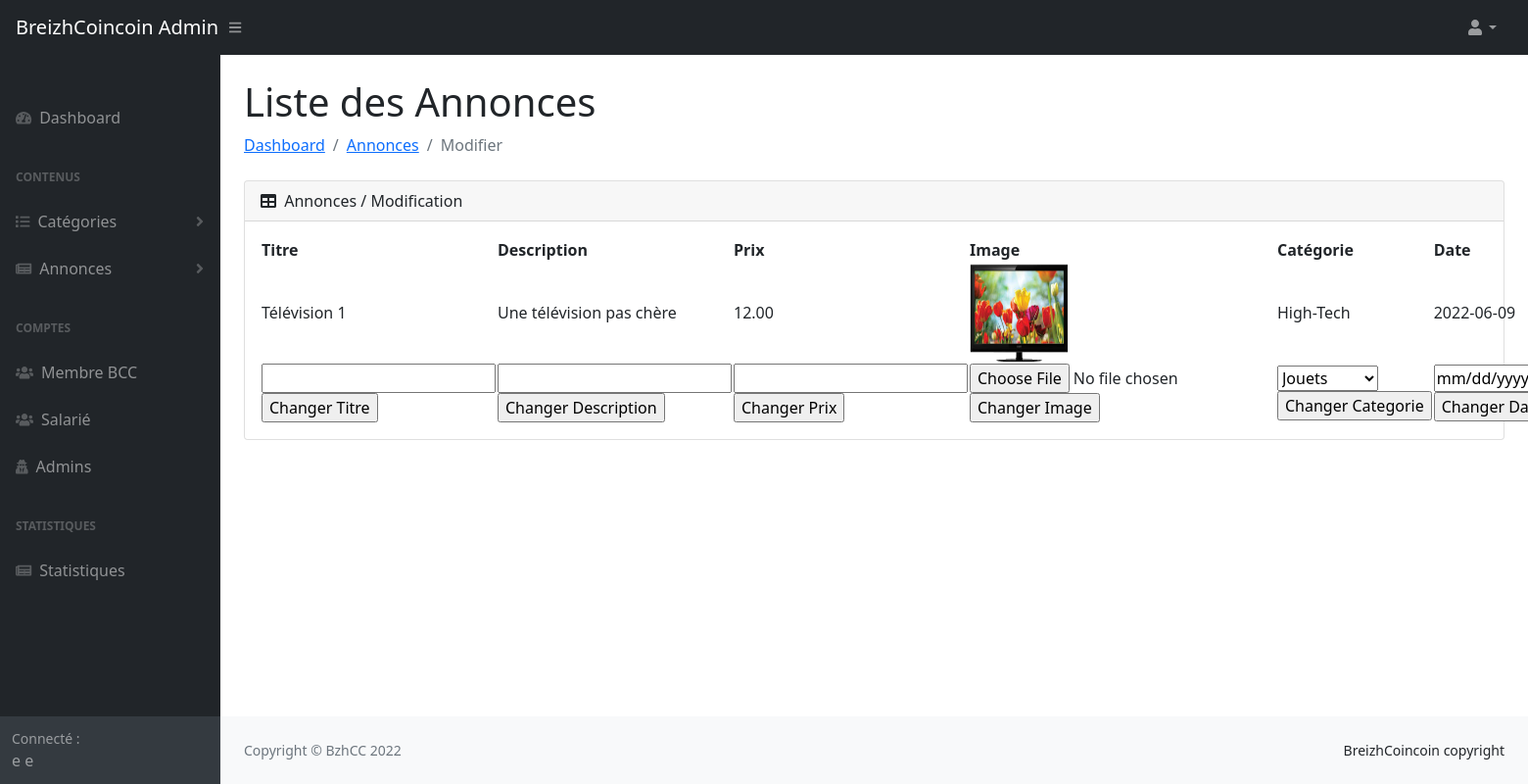
Page /manager/annonce_modifier.php?id=1 (signed in) on the committed database.
### tables this page shows
CREATE TABLE `annonce` (
  `id` int(11) NOT NULL,
  `titre` varchar(100) NOT NULL,
  `description` text NOT NULL,
  `prix` decimal(10,2) NOT NULL,
  `lienImage` varchar(100) NOT NULL,
  `categorie` varchar(100) NOT NULL,
  `date` date NOT NULL
);

CREATE TABLE `categorie` (
  `id` int(11) NOT NULL,
  `nom` varchar(20) NOT NULL
);

### manager/annonce_modifier.php (the view, shortened to what this page needs)
<?php
include("inc/top.php");
?>
<main>
    <div class="container-fluid px-4">
        <h1 class="mt-4">Liste des Annonces</h1>
        <ol class="breadcrumb mb-4">
            <li class="breadcrumb-item"><a href="index.php">Dashboard</a></li>
            <li class="breadcrumb-item active"><a href="list_annonces.php">Annonces</a></li>
            <li class="breadcrumb-item active">Modifier</li>
        </ol>
        <div class="card mb-4">
            <div class="card-header">
                <i class="fas fa-table me-1"></i>
                Annonces / Modification
            </div>
            <div class="card-body">
                <?php
                $serveur = "localhost";
                $login = "root";
                $pass = "root";
                $idmodif = $_GET['id'];
                try {
                    $conn = new PDO("mysql:host=$serveur;dbname=cours", $login, $pass);
                    $conn->setAttribute(PDO::ATTR_ERRMODE, PDO::ERRMODE_EXCEPTION);
                    $stmt = "SELECT titre,description,prix,lienImage,categorie,date FROM annonce WHERE id= $idmodif";
                    echo "<table id='datatablesSimple'>";
                    echo "<thead>";
                    echo "  <tr>
                                                <td>
                                                    <b>Titre</b>
                                                </td>
                                                <td>
                                                    <b>Description</b>
                                                </td>
                                                <td>
                                                    <b>Prix</b>
                                                </td>
                                                <td>
                                                    <b>Image</b>
                                                </td>
                                                <td>
                                                    <b>Catégorie</b>
                                                </td>
                                                <td>
                                                    <b>Date</b>
                                                </td>
                                            </tr>";
                    echo "</thead>";
                    echo "<tbody><tr>";
                    foreach ($conn->query($stmt) as $row) {
                        echo "<td>" . $row['titre'] . "</td>";
                        echo "<td>" . $row['description'] . "</td>";
                        echo "<td>" . $row['prix'] . "</td>";
                        echo "<td><img src='../images/" . $row['lienImage'] . "' alt=".$row['titre']."' width='100px' height='100px'/></td>";
                        echo "<td>";
                        try{
                            $requete3 =  "SELECT nom FROM categorie WHERE id='".$row['categorie']."';";
                            foreach ($conn->query($requete3) as $cat) {
                                echo $cat['nom'];
                            }
                        }
                        catch (PDOException $e){
                            echo 'Echec Connexion 2 : ' .$e->getMessage();
                        }
                        echo "</td>";
                        echo "<td>" . $row['date'] . "</td></tr>";
                        echo "<tr><td>
                                                <form method='POST' action='annonce_modifiertitre1.php?num=$idmodif'>
                                                    <input type = 'text' name = 'titre' id = 'titre' required='required'><br>
                                                    <input type='submit' name='changertitre' value='Changer Titre'>
                                                </form>
                                            </td>";
                        echo "<td>
                                            <form method='POST' action='annonce_modifierdescription1.php?num=$idmodif'>
                                                <input type = 'text' name = 'description' id = 'description' required='required'><br>
                                                <input type='submit' name='changerdescription' value='Changer Description'>
                                            </form>
                                        </td>";
                        echo "<td>
                                            <form method='POST' action='annonce_modifierprix1.php?num=$idmodif'>
                                                <input type = 'number' name = 'prix' id = 'prix' required='required'><br>
                                                <input type='submit' name='changerprix' value='Changer Prix'>
                                            </form>
                                        </td>";
                        echo "<td>
                                                <form method='POST' action='annonce_modifierlienImage1.php?num=$idmodif' enctype='multipart/form-data'>
                                                    <input type = 'file' name = 'lienImage' id = 'lienImage' required='required'><br>
                                                    <input type='submit' name='changerimage' value='Changer Image'>
                                                </form>
                                            </td>";
                        echo "<td>
                                            <form method='POST' action='annonce_modifiercategorie1.php?num=$idmodif'>
                                            <select name='categorie'>";
                        try {
                            $requete2 =  "SELECT id,nom FROM categorie";
                            foreach ($conn->query($requete2) as $row) {
                                echo "<option value='" . $row['id'] . "'>" . $row['nom'] . "</option>";
                            }
                        } catch (PDOException $e) {
                            echo 'Echec : ' . $e->getMessage();
                        }
                        echo "
                                                <input type='submit' name='changercategorie' value='Changer Categorie'>
                                                </select>
                                                </form>
                                            </td>";
                        echo "<td>
                                            <form method='POST' action='annonce_modifierdate1.php?num=$idmodif'>
                                                <input type = 'date' name = 'date' id = 'date' required='required'><br>
                                                <input type='submit' name='changerdate' value='Changer Date'>
                                            </form>
                                        </td></tr>";
                    }
                    echo "</tbody>";
                    echo "</table>";
                } catch (PDOException $e) {
                    echo 'Echec : ' . $e->getMessage();
                }
                ?>
            </div>
        </div>
    </div>
</main>
<?php
include("inc/bottom.php");
?>

### rows in the picture
annonce: titre "Télévision 1", description "Une télévision pas chère", prix "12.00", lienImage (picture), date "2022-06-09"
categorie: nom "High-Tech"

### other values in the picture
$_SESSION['prenom'] "e"
$_SESSION['nom'] "e"
form field categorie "Jouets"
